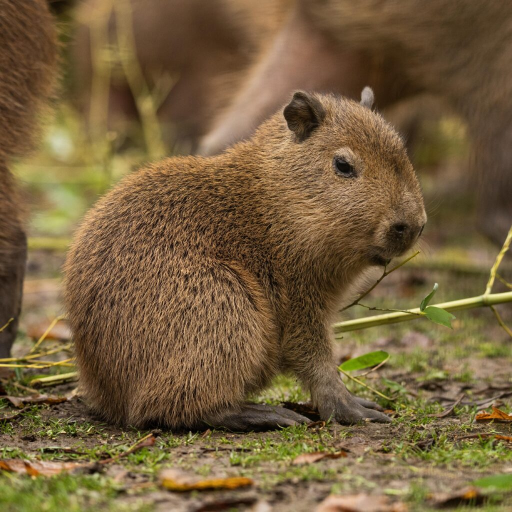
#> input picture Clase1/imgs/Kpi.jpg, 1024 x 1024 px (shown at 1/2 size)
$ python -i functions.py   (imports and definitions only)
#> lines starting #> are read from the running program, lines starting #| are printed output that depends on the picture
import cv2
import numpy as np

# [329 lines left out: functions read_image, show_image, resize_image, get_image_size, get_pixel_value, modify_pixel_value and 8 more, not called in this run]

def binary(image, method = 0, rgbMin = (0,0,0), rgbMax = (180,255,255), Umin = 0, Umax = 255):
    if method == 0:
        # Simple binary thresholding
        ret, imgBinary = cv2.threshold(image, Umin, 255, cv2.THRESH_BINARY)
        print("Thresholding complete. Return value:", ret)
    elif method == 1:
        # Grayscale thresholding using cv2.inRange
        imgBinary = cv2.inRange(image, Umin, Umax)
    # The second argument is the threshold value, the third is the maximum value to use with the THRESH_BINARY thresholding type.
    elif method == 2:
        # RGB/HSV thresholding using cv2.inRange
        imgBinary = cv2.inRange(image, rgbMin, rgbMax)

    return imgBinary  # Return the thresholded image, which is the second element of the tuple returned by cv2.threshold

# [134 lines left out: functions replace_color, create_trackbar, get_trackbar_values, transformSpaceBGR2HSV, transformSpaceHSV2BGR, transformSpaceBGR2RGB and 1 more, not called in this run]

>>> import cv2
>>> picture = cv2.imread('../Clase1/imgs/Kpi.jpg')
#> picture is the input picture: shape (1024, 1024, 3); mean B, G, R 61.4, 95.6, 117.7
>>> result = binary(picture)
#> in binary, `ret, imgBinary = cv2.threshold(image, Umin, 255, cv2.THRESH_BINARY)`:
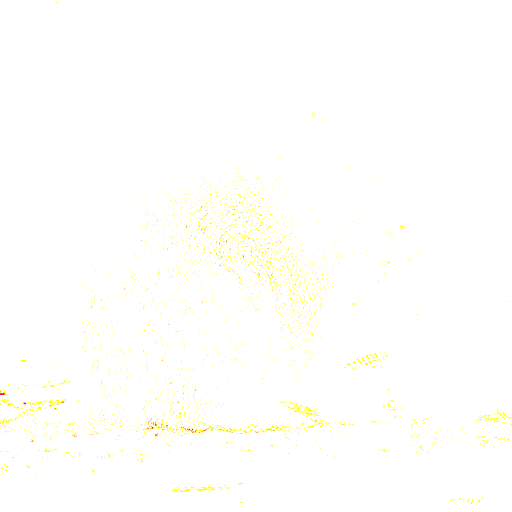
#> imgBinary: shape (1024, 1024, 3) (shown at 1/2 size); mean B, G, R 251.9, 254.9, 255
#> in binary, `ret, imgBinary = cv2.threshold(image, Umin, 255, cv2.THRESH_BINARY)`: ret = 0
#| Thresholding complete. Return value: 0.0
